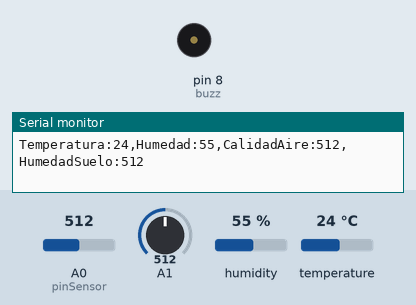
Recording of a sketch running on a simulated Arduino Uno, built with avr-gcc and run on an emulated ATmega328P. Shown: buzzer (waves = sounding), the last lines printed to the serial monitor. Inputs (shaded band) come from the test bench; at power-on: temperature 24 °C, A0 (pinSensor) = 512, A1 = 512, humidity 55 %.

Above: at 1.3 s.
1.4 s: temperature set to 33 °C
3.2 s: temperature set to 36 °C
At 4.35 s:
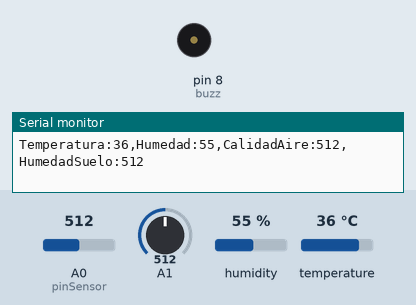
Timing chart, 0 to 22.0 s (numbered marks = the images above; inputs shaded):
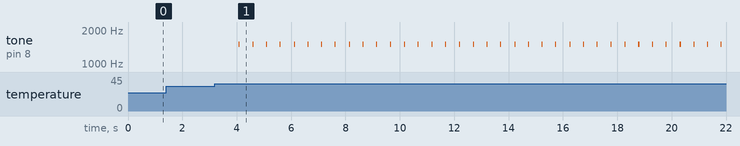

Measured:
- the behaviour switches between 34 and 35 °C on temperature (found by bisection; images 0 and 1)
- after the input at 3.2 s, tone on pin 8 (buzz): alternates 1500 Hz for 0.04 s and silent for 0.46 s, starting after 0.88 s

The sketch:

Arduino_ZUrbana.ino
```cpp
#include <Buzzer.h>
#include <DHT.h>


#define DHTPIN 9     // Pin donde está conectado el DHT11
#define DHTTYPE DHT11   // Tipo de sensor DHT
#define pinSensor A0 // Pin conectado al sensor MQ-135


int temperatura;
int humedad;
int buzz = 8;


DHT dth(DHTPIN, DHTTYPE);

;

// Buzzer buzzer(buzz);

void setup(){
  dth.begin();
  Serial.begin(9600);  // Inicializa la comunicación serie
}

void loop() {


    // Temperatura y Humedad

    temperatura = dth.readTemperature();
    humedad = dth.readHumidity();

    // Calidad del Aire
    int dataPPM =  analogRead(A0);

    // HUmedad del suelo
    int dataHumS  = analogRead(A1);

    // Sonido
    if (temperatura >= 35 || dataPPM >= 650 || dataHumS >= 750){
      tone(buzz, 1500 ,40);
    }
    if (temperatura < 35 && dataPPM <= 650 && dataHumS <= 750){
      noTone(buzz);
    }

   if (isnan(temperatura) || isnan(humedad)) {
    Serial.println("Error: Sensor DHT no responde.");
    return;
  }

  Serial.print("Temperatura:");
  Serial.print(temperatura);
  Serial.print(",Humedad:");
  Serial.print(humedad);
  Serial.print(",CalidadAire:");
  Serial.print(dataPPM);
  Serial.print(",HumedadSuelo:");
  Serial.println(dataHumS);

  delay(500);
}
```
